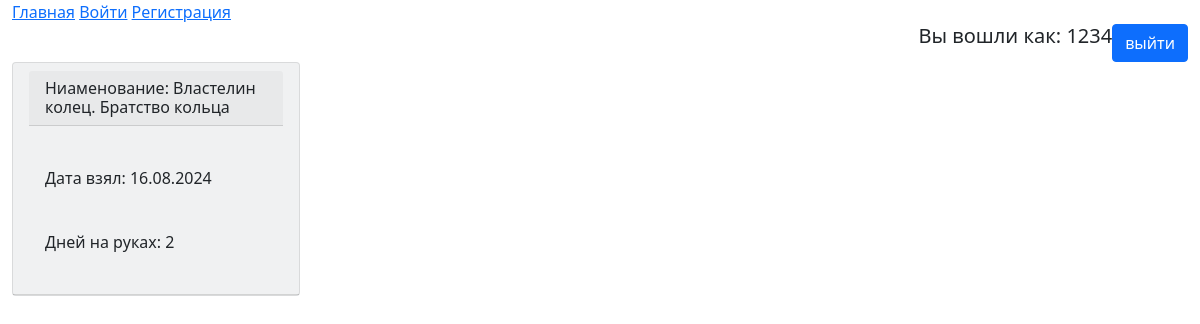
/reader/33/books (signed in), run on the app's committed database.
### library/models/base.py (models this page shows, shortened)
class CustomUser(AbstractUser):
    password = models.CharField(max_length=128)
    address = models.CharField(max_length=120, null=True, blank=True)
    employee_id = models.CharField(max_length=50, unique=True, blank=True, null=True)
    role = models.CharField(choices=ROLE, max_length=100, null=True, blank=True)
    class Meta:
        db_table = 'customer_user'
        verbose_name = 'пользователи'

### library/models/reader_books.py (models this page shows, shortened)
class ReaderBook(models.Model):
    id = models.AutoField(primary_key=True)
    reader = models.ForeignKey(CustomUser, on_delete=models.PROTECT, null=True)
    book = models.ForeignKey(Book, on_delete=models.PROTECT, null=True)
    date_took = models.DateTimeField(default=timezone.now)
    date_return = models.DateTimeField(null=True, blank=True)
    history = HistoricalRecords()
    class Meta:
        db_table = 'reader_book'
        verbose_name = 'Должник'
        verbose_name_plural = 'Должники'
    @property
    def days_user_book(self):
        return (timezone.now() - self.date_took).days

### library/models/book.py (models this page shows)
class Book(models.Model):
    id = models.AutoField(primary_key=True)
    name = models.CharField(max_length=1000)
    genre = models.ForeignKey('Genre', on_delete=models.SET_NULL, null=True, blank=True, default='')
    author = models.ForeignKey('Author', on_delete=models.SET_NULL, null=True)
    status = models.CharField(choices=BOOK_STATUS, max_length=20)
    description = models.TextField(max_length=10000, null=True, blank=True)
    history = HistoricalRecords()
    class Meta:
        db_table = 'books'
        verbose_name = 'Книга'
        verbose_name_plural = 'Книги'
    def __str__(self):
        return self.name

### library/views/book_views.py (the view)
# urls.py: path('reader/<int:id>/books', book_views.get_user_books),
@login_required()
def get_user_books(request: HttpRequest, id: int) -> list[ReaderBook] | HttpResponse:
    user_books = get_list_or_404(ReaderBook, reader_id=id, date_return=None)
    return render(request, 'book/user_books.html', context={'user_books': user_books})

### templates/book/user_books.html
{% extends 'index.html' %}
{%  block user_books%}
    {% for book in user_books %}
    <div class="card bg-light mb-3" style="max-width: 18rem;">
        <div class="card-header">
            <div class="card-header h6" >Ниаменование: {{book.book}}</div>
            <br>
            <div class="card-body">
            <p>Дата взял: {{book.date_took|date:"d.m.Y"}}</p>
            <br>
             <p>Дней на руках: {{book.days_user_book}} </p>
    </div>
        </div> </div>
    {% endfor %}
{% endblock %}

### templates/index.html (shortened to what this page needs)
{% load static %}
<!DOCTYPE html>
<html lang="en">
<head>
    <link href="https://cdn.jsdelivr.net/npm/bootstrap@5.0.2/dist/css/bootstrap.min.css" rel="stylesheet">
</head>
<body>
    <div class="container-fluid">
        <a href="/" class="a">Главная</a>
        <a href="/auth/sign_in">Войти</a>
        <a href="/auth_page" class="a">Регистрация</a>
    {%if user.is_authenticated %}
        <div class="d-flex justify-content-end">
            <div>
                  <p class="h5">Вы вошли как: {{user.username}}</p>
            </div>
            <br>
            <div>
                <a href="/auth/logout" class="btn btn-primary">выйти</a>
            </div>
        </div>
    {% endif %}
        {% block user_books %} {% endblock %}
</body>
</html>

### data on the page
CustomUser: username "1234"
ReaderBook: book "Властелин колец. Братство кольца", date_took "16.08.2024", days_user_book "2"
